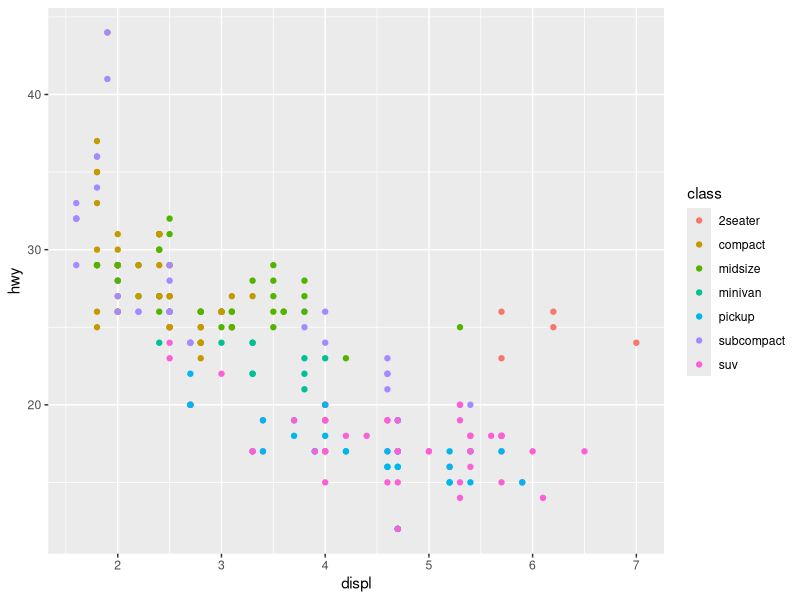
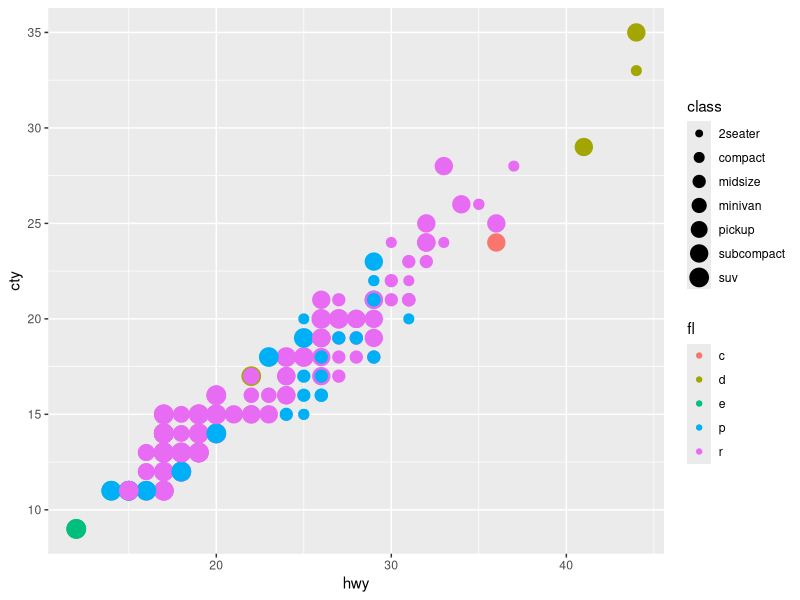
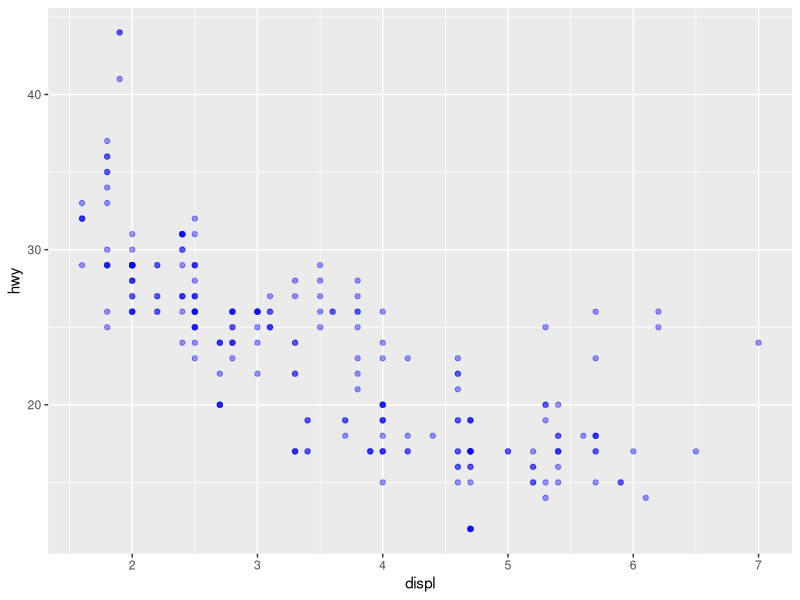

The R script that drew these images, in order:
## ---- chunk 1
library(tidyverse)
x <- 4
## ---- chunk 2
mpg
## ---- chunk 3
library(ggplot2)
ggplot(data=mpg, mapping=aes(x=displ, y=hwy, color = class)) + geom_point()
## ---- chunk 4
ggplot(mpg, aes(x=hwy, y=cty, color=fl, size=class)) +geom_point()
## ---- chunk 5
ggplot(mpg, aes(x = displ, y=hwy)) + geom_point(alpha=0.4, color="blue")
